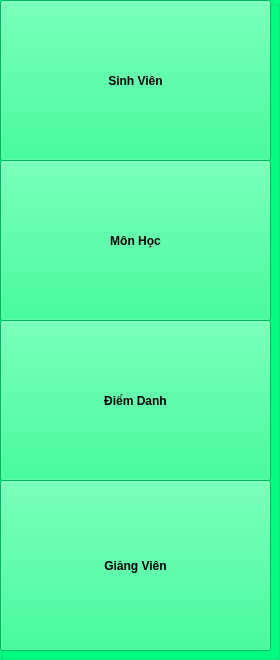
           <widget class="QGroupBox" name="groupBox_4">
            <property name="styleSheet">
             <string notr="true">background-color: rgb(0, 255, 127);</string>
            </property>
            <property name="title">
             <string/>
            </property>
            <widget class="QPushButton" name="btnSinhVien">
             <property name="geometry">
              <rect>
               <x>0</x>
               <y>0</y>
               <width>271</width>
               <height>161</height>
              </rect>
             </property>
             <property name="font">
              <font>
               <weight>75</weight>
               <bold>true</bold>
              </font>
             </property>
             <property name="text">
              <string>Sinh Viên</string>
             </property>
             <property name="icon">
              <iconset>
               <normaloff>C:/Users/Admin/Downloads/graduated.png</normaloff>C:/Users/Admin/Downloads/graduated.png</iconset>
             </property>
             <property name="iconSize">
              <size>
               <width>70</width>
               <height>70</height>
              </size>
             </property>
            </widget>
            <widget class="QPushButton" name="btnMonHoc">
             <property name="geometry">
              <rect>
               <x>0</x>
               <y>160</y>
               <width>271</width>
               <height>161</height>
              </rect>
             </property>
             <property name="font">
              <font>
               <weight>75</weight>
               <bold>true</bold>
              </font>
             </property>
             <property name="text">
              <string>Môn Học</string>
             </property>
             <property name="icon">
              <iconset>
               <normaloff>C:/Users/Admin/Downloads/education.png</normaloff>C:/Users/Admin/Downloads/education.png</iconset>
             </property>
             <property name="iconSize">
              <size>
               <width>70</width>
               <height>70</height>
              </size>
             </property>
            </widget>
            <widget class="QPushButton" name="btnDiemDanh">
             <property name="geometry">
              <rect>
               <x>0</x>
               <y>320</y>
               <width>271</width>
               <height>161</height>
              </rect>
             </property>
             <property name="font">
              <font>
               <weight>75</weight>
               <bold>true</bold>
              </font>
             </property>
             <property name="text">
              <string>Điểm Danh</string>
             </property>
             <property name="icon">
              <iconset>
               <normaloff>C:/Users/Admin/Downloads/checked.png</normaloff>C:/Users/Admin/Downloads/checked.png</iconset>
             </property>
             <property name="iconSize">
              <size>
               <width>70</width>
               <height>70</height>
              </size>
             </property>
            </widget>
            <widget class="QPushButton" name="btnGiangVien">
             <property name="geometry">
              <rect>
               <x>0</x>
               <y>480</y>
               <width>271</width>
               <height>171</height>
              </rect>
             </property>
             <property name="font">
              <font>
               <weight>75</weight>
               <bold>true</bold>
              </font>
             </property>
             <property name="text">
              <string>Giảng Viên</string>
             </property>
             <property name="icon">
              <iconset>
               <normaloff>C:/Users/Admin/Downloads/presenter.png</normaloff>C:/Users/Admin/Downloads/presenter.png</iconset>
             </property>
             <property name="iconSize">
              <size>
               <width>70</width>
               <height>70</height>
              </size>
             </property>
            </widget>
           </widget>
